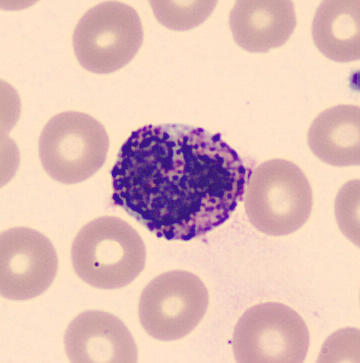
#> input picture final/celulas_DS/BA_173620.jpg, 360 x 363 px, found by its file name; its folder holds 4 pictures in this run
$ jupyter execute --allow-errors examenFinalColab.ipynb
#> lines starting #> are read from the running program, lines starting #| are printed output that depends on the picture
<a href="https://colab.research.google.com/github/RosaCe21/Blanco-Moya-Rosa-Leonor-SIS420-AI/blob/main/Final/examenFinalColab.ipynb" target="_parent"></a>

[cell 1]
import os
import cv2
import numpy as np
import pandas as pd
from sklearn.preprocessing import StandardScaler
from sklearn.cluster import KMeans, MiniBatchKMeans
from sklearn.metrics import silhouette_score, silhouette_samples
from sklearn.linear_model import LogisticRegression
from sklearn.datasets import fetch_openml
from sklearn.model_selection import train_test_split
import matplotlib.pyplot as plt
from matplotlib.ticker import FixedLocator, FixedFormatter
import matplotlib as mpl
from sklearn.model_selection import train_test_split
from sklearn.metrics import silhouette_score, adjusted_rand_score, homogeneity_score

[cell 2]
from google.colab import drive

# Montar Google Drive
drive.mount('/content/drive')

[cell 3]
# ==========================================================
# Procesamiento del dataset de imágenes
# ==========================================================

# Ruta de la carpeta con imágenes
dataset_folder = '/content/drive/MyDrive/datasets/mydatasetsia/celulas_DS'

# Lista para almacenar las imágenes procesadas
images = []

# Iterar sobre cada archivo de imagen
for image_name in os.listdir(dataset_folder):
    image_path = os.path.join(dataset_folder, image_name)
    image = cv2.imread(image_path, cv2.IMREAD_GRAYSCALE)  # Escala de grises
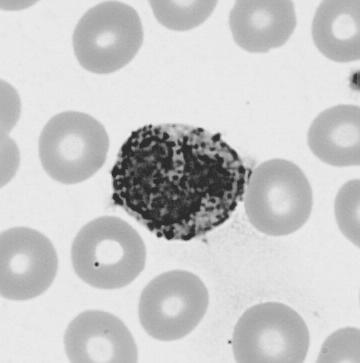
#> image: shape (363, 360); min 32, max 242, mean 201.4
    if image is not None:
        image = cv2.resize(image, (64, 64))  # Redimensionar a 64x64
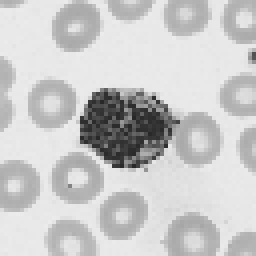
#> image: shape (64, 64) (shown 4 times larger); min 39, max 237, mean 201.3
        images.append(image.flatten())  # Aplanar la imagen
#> pass 2 of the loop `for image_name in os.listdir(dataset_folder):`:
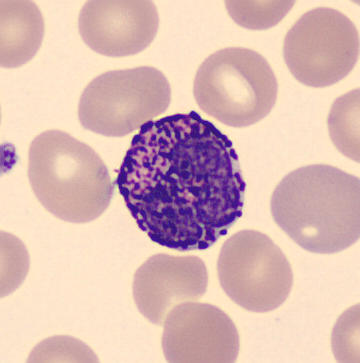
#> input picture final/celulas_DS/BA_215988.jpg, 360 x 363 px, found by its file name
#> `image = cv2.imread(image_path, cv2.IMREAD_GRAYSCALE)`:
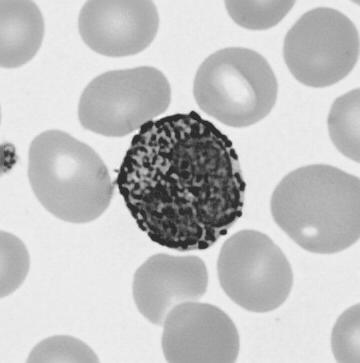
#> image: shape (363, 360); min 30, max 251, mean 195.1
#> `image = cv2.resize(image, (64, 64))`:
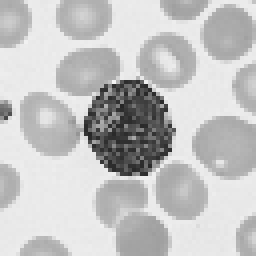
#> image: shape (64, 64) (shown 4 times larger); min 38, max 243, mean 195.1
#> pass 3 of the loop `for image_name in os.listdir(dataset_folder):`:
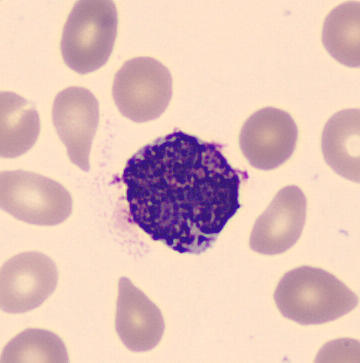
#> input picture final/celulas_DS/BA_258997.jpg, 360 x 363 px, found by its file name
#> `image = cv2.imread(image_path, cv2.IMREAD_GRAYSCALE)`:
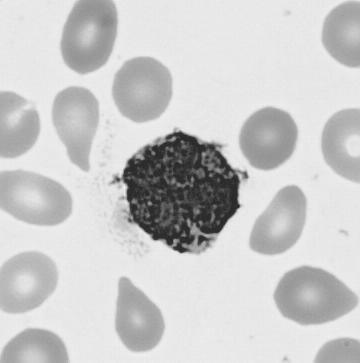
#> image: shape (363, 360); min 33, max 247, mean 202.4
#> `image = cv2.resize(image, (64, 64))`:
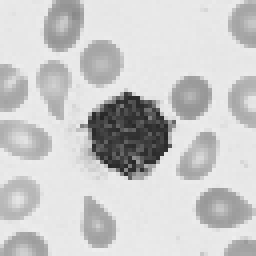
#> image: shape (64, 64) (shown 4 times larger); min 37, max 238, mean 202.4
#> the loop made 4 passes; the first 3 are shown

# Convertir a array de numpy y normalizar
images_array = np.array(images)
scaler = StandardScaler()
images_normalized = scaler.fit_transform(images_array)

# Guardar como CSV
csv_path = '/content/drive/MyDrive/datasets/mydatasetsia/ds_celulas_procesadas.csv'
#> (the rest of this cell did not finish here and is left out)
